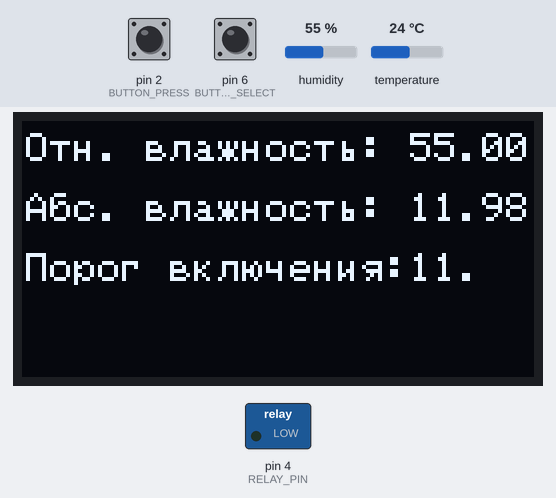
Simulated run of this program. Board: Arduino Nano, built with avr-gcc and run on an emulated ATmega328P. Parts: 128×64 one-colour display, switched loads named in the program (green lamp = pin HIGH). Wiring (inferred from the names in the program): DHT11 sensor: data pin 5; SSD1306 OLED at I2C address 0x3C. The test bench sets the inputs (shaded band); at power-on: humidity 55 %, temperature 24 °C, pin 2 (BUTTON_PRESS) HIGH, pin 6 (BUTTON_SELECT) HIGH. At 16.4 s the program stops and its outputs stay as they are.

Above: at 1.23 s.
1.4 s: humidity set to 22 %
At 6.1 s:
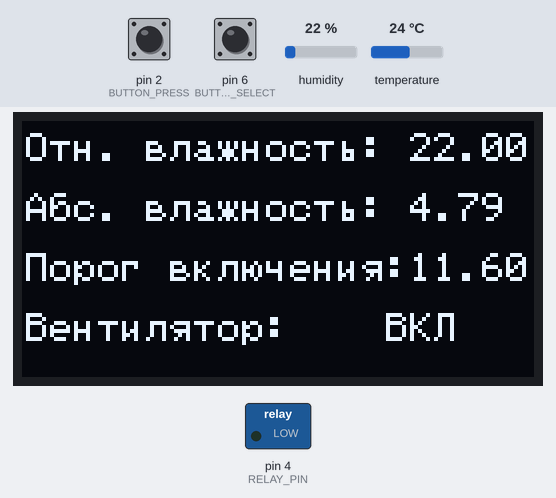
6.4 s: temperature set to 12 °C
At 9.27 s:
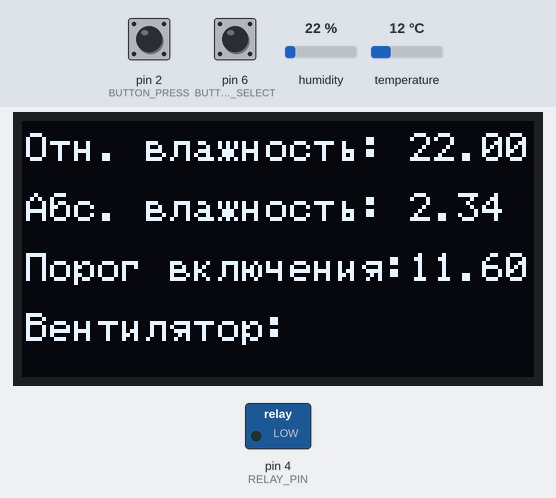
11.4 s: humidity set to 40 %
At 16.1 s:
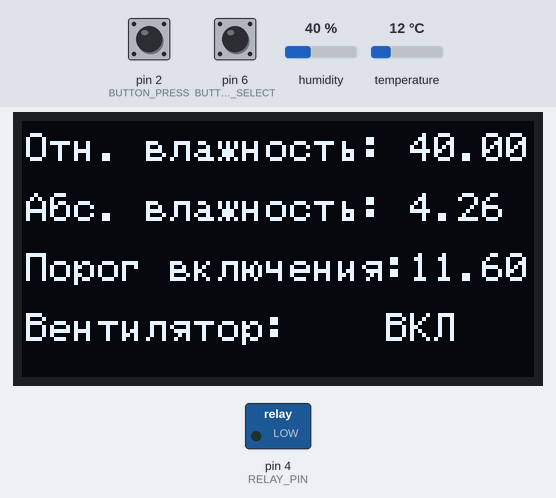
16.4 s: pin 2 (BUTTON_PRESS) pulled LOW for 3 s
At 17.6 s:
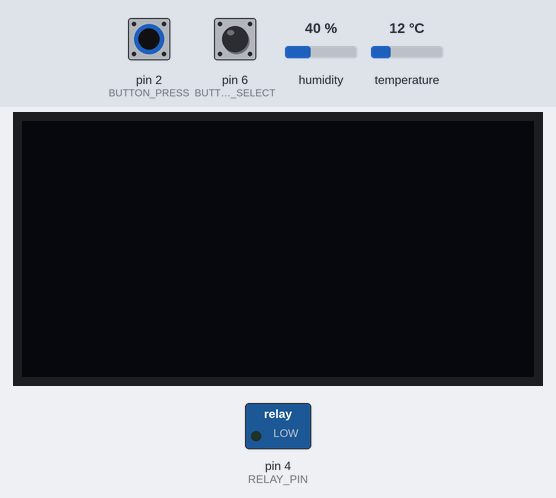
Timing chart, 0 to 17.9 s (numbered marks = the images above; inputs shaded):
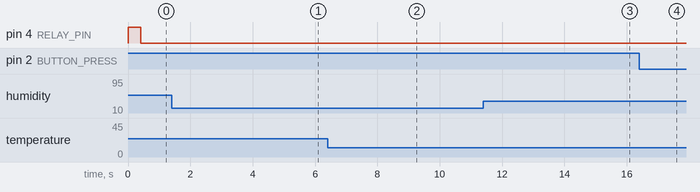

Measured:
- after the input at 16.4 s, the display: changes at once (image 4)
- what the display in image 1 shows lasts 1.0 s, from 5.3 s to 6.3 s

The program:

main.cpp
```cpp
#define DHT_PIN 5
#define RELAY_PIN 4
#define BUTTON_PRESS 2
#define BUTTON_SELECT 6
#define DHT_QUERY_FREQ 1
#define FAN_WORK_TIME 300     // 5 минут работаем
#define FAN_COOLDOWN_TIME 120 // 2 минуты отдыхаем

#include <Arduino.h>
#include "hood.h"

hood::Hood myhood(DHT_PIN,
                  RELAY_PIN,
                  FAN_WORK_TIME,
                  FAN_COOLDOWN_TIME,
                  hood::DhtType::Type11);

volatile bool time_to_measure = false;

void btnPressed()
{
  if (digitalRead(BUTTON_SELECT))
  {
    myhood.IncreaseTreshold();
  }
  else
  {
    myhood.DecreaseTreshold();
  }
}

ISR(TIMER1_COMPA_vect)
{
  time_to_measure=true;
}

void setup()
{
  //--- relay ---
  pinMode(RELAY_PIN, OUTPUT);
  digitalWrite(RELAY_PIN, HIGH); // Relay off
  //--- buttons ----
  pinMode(BUTTON_PRESS, INPUT_PULLUP);
  pinMode(BUTTON_SELECT, INPUT_PULLUP);
  //--- key interrupt ---
  attachInterrupt(0, btnPressed, FALLING);
  //--- timer ---
  cli();
  TCCR1A = 0;
  TCCR1B = 0;
  TCNT1 = 0;
  TCCR1B |= (1 << WGM12);                 // устанавливаем режим СТС (сброс по совпадению)
  TIMSK1 |= (1 << OCIE1A);                // устанавливаем бит разрешения прерывания 1ого счетчика по совпадению с OCR1A(H и L)
  OCR1A = F_CPU / (256 * DHT_QUERY_FREQ); // устанавливаем частоту прерывания в соответствии с нужной частотой опроса
  TCCR1B |= (1 << CS12);                  // установим делитель
  sei();
  //--- hood init ---
  myhood.InitDisplay().InitDHT();
}

void loop()
{
  if (time_to_measure)
  {
    myhood.StartReadSequence();
    time_to_measure = false;
  }
}
```

hood.cpp
```cpp
#include "hood.h"

extern uint8_t SmallFontRus[]; // OLED font

namespace hood
{
    Hood::Hood(uint8_t dhtpin, uint8_t relaypin, uint16_t fan_on_time, uint16_t fan_cooldown_time, DhtType sensor_type)
        : _config(HoodConfig{fan_on_time,
                             fan_cooldown_time,
                             dhtpin,
                             relaypin,
                             sensor_type}),
          _ave(Average<float>(10))
    {
    }

    Hood &Hood::InitDisplay()
    {
        _display.begin();
        _display.setFont(SmallFontRus);
        return *this;
    }

    Hood &Hood::InitDHT()
    {
        _dht.begin();
        return *this;
    }

    void Hood::StartReadSequence()
    {
        _temperature = _dht.readTemperature();
        _relative_humidity = _dht.readHumidity();
        if (isnan(_temperature) || isnan(_relative_humidity))
        {
            _dht_error = true;
        }
        else
        {
            _absolute_humidity = 6.122 * exp((17.67 * _temperature) / (_temperature + 243.5)) * _relative_humidity * 2.1674 / (273.15 + _temperature);
            _ave.push(_absolute_humidity);
            if (_fan_on)
            {
                if (_fan_on_time < _config.fan_on_time)
                {
                    ++_fan_on_time;
                }
                else
                {
                    digitalWrite(_config.relaypin, HIGH);
                    _fan_cooldown = true;
                    _fan_on_time = 0;
                    _fan_on = false;
                }
            }
            if (_fan_cooldown)
            {
                if (_fan_off_time < _config.fan_cooldown_time)
                {
                    ++_fan_off_time;
                }
                else
                {
                    _fan_off_time = 0;
                    _fan_cooldown = false;
                }
            }
            if ((_ave.mean() >= _treshold) && !_fan_on && !_fan_cooldown)
            {
                digitalWrite(_config.relaypin, LOW);
                _fan_on = true;
            }
        }
        UpdateDisplay();
        _dht_error = false;
    }

    void Hood::IncreaseTreshold()
    {
        _treshold += 0.2;
        UpdateDisplay();
    }

    void Hood::DecreaseTreshold()
    {
        _treshold -= 0.2;
        UpdateDisplay();
    }

    void Hood::UpdateDisplay()
    {
        if (!_dht_error)
        {
            _display.clrScr();
            _display.print(F("Отн. влажность:"), 0, 10);
            _display.print(_relative_humidity, 96, 10);
            _display.print(F("Абс. влажность:"), 0, 25);
            _display.print(_absolute_humidity, 96, 25);
            _display.print(F("Порог включения:"), 0, 40);
            _display.print(_treshold, 96, 40);
            _display.print(F("Вентилятор:"), 0, 55);
            if (_fan_on)
            {
                _display.print(F("ВКЛ"), 90, 55);
            }
            else if (_fan_cooldown)
            {
                _display.print(F("СОН"), 90, 55);
            }
            else
            {
                _display.print(F("ВЫКЛ"), 90, 55);
            }
        }
        else
        {
            _display.clrScr();
            _display.print(F("ОШИБКА СЕНСОРА"), 20, 35);
        }
    }
}
```

hood.h
```cpp
#pragma once

#include <Arduino.h>
#include <DHT.h>
#include <math.h>
#include "Average.h"        // https://github.com/MajenkoLibraries/Average
#include <iarduino_OLED.h>  // https://github.com/tremaru/iarduino_OLED

namespace hood
{
    enum class DhtType
    {
        Type11,
        Type21
    };

    struct HoodConfig
    {
        uint16_t fan_on_time;
        uint16_t fan_cooldown_time;
        uint8_t dhtpin;
        uint8_t relaypin;
        DhtType sensor_type;
    };

    class Hood
    {
    public:
        explicit Hood(uint8_t dhtpin,
                      uint8_t relaypin,
                      uint16_t fan_on_time,
                      uint16_t fan_cooldown_time,
                      DhtType sensor_type);

        Hood(const Hood &) = delete;
        Hood &operator=(const Hood &) = delete;

        Hood &InitDisplay();
        Hood &InitDHT();
        void StartReadSequence();
        void IncreaseTreshold();
        void DecreaseTreshold();

    private:
        HoodConfig _config;
        Average<float> _ave;
        iarduino_OLED _display = iarduino_OLED(0x3C);
        DHT _dht = DHT(_config.dhtpin, _config.sensor_type == DhtType::Type11 ? DHT11 : DHT21);
        float _treshold = 11.6;
        bool _update_display = false;
        bool _time_to_measure = false;
        float _temperature = 0;
        float _relative_humidity = 0;
        float _absolute_humidity = 0;
        uint16_t _fan_on_time = 0;
        uint16_t _fan_off_time = 0;
        bool _fan_on = false;
        bool _fan_cooldown = false;
        bool _dht_error = false;

        void UpdateDisplay();
    };
};
```
